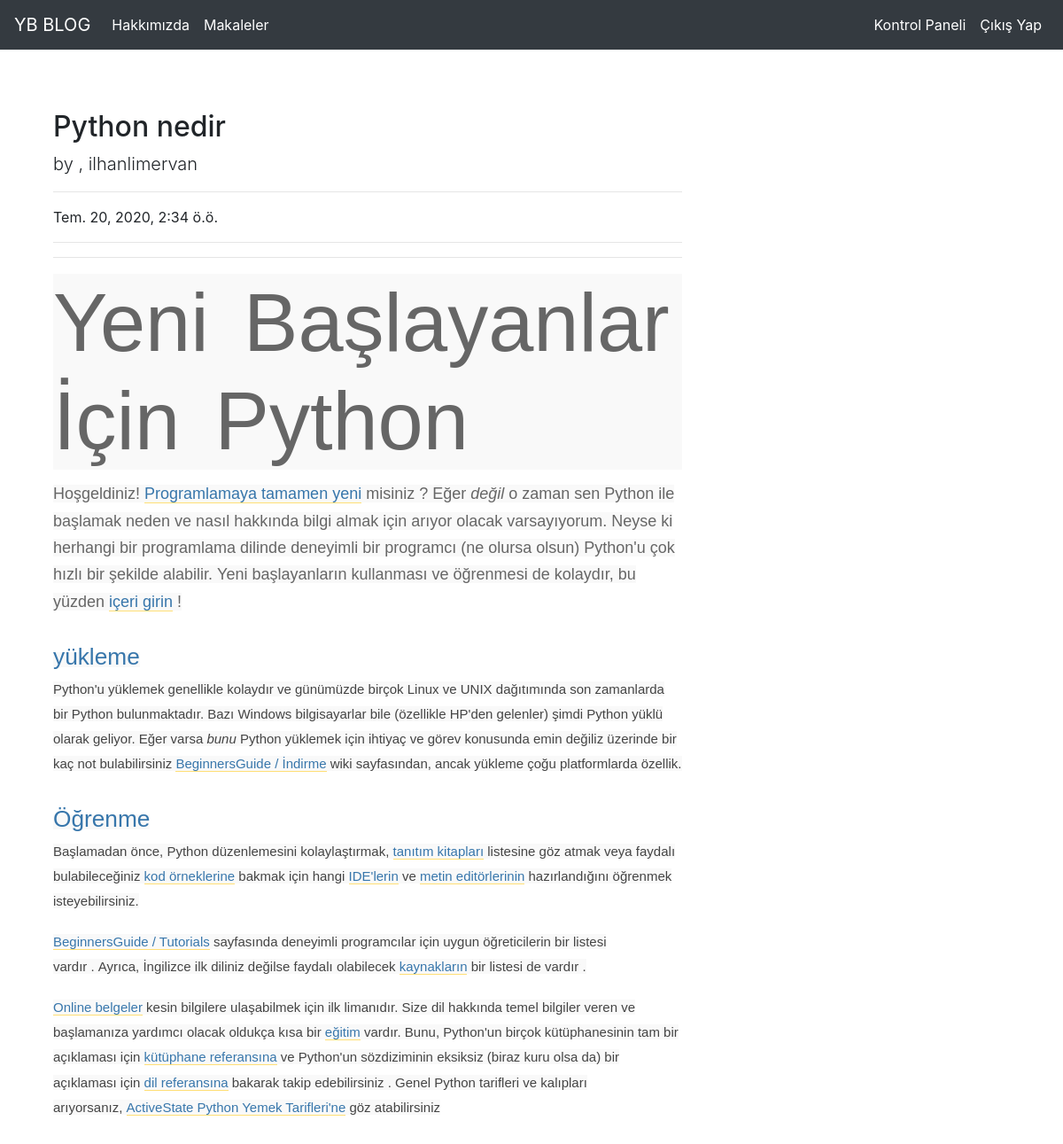
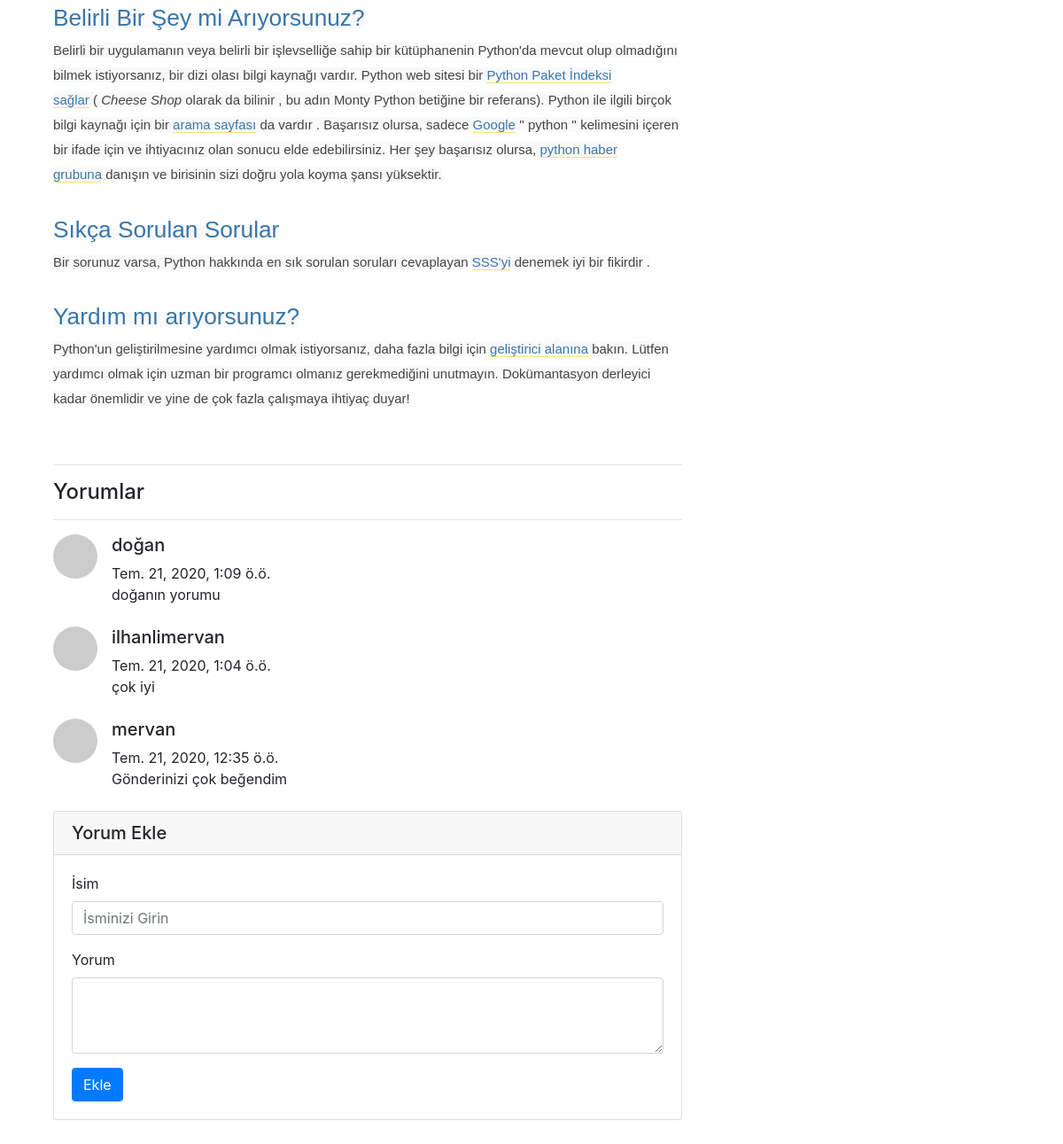
/articles/article/18 (signed in), run on the app's committed database (2 pictures, top to bottom).
### article/models.py (models this page shows, shortened)
class Article(models.Model):
    author = models.name = models.ForeignKey("auth.User",on_delete =models.CASCADE ,verbose_name="Yazar")      # BAŞKA Bir tabloyu referans aldık(auth.User).   Burdaki userimiz silinirse burdaki usere özgü bütün veriler silinmiş olucak.
    title=models.name = models.CharField(max_length=50,verbose_name="Başlık")  #verbase_name= türkçe yazmak için yazıyoruz hepsinin sonuna
    content=RichTextField()      # content= models.TextField(verbose_name="İçerik")
    created_date = models.DateTimeField(auto_now_add=True,verbose_name="Oluşturulma Tarihi")
    article_image=models.FileField(blank=True, null=True,verbose_name="Makaleye Fotğraf Ekleyin") #makalelerimize foto eklemek için bu makalemiz hem fotolu olabilir hemde fotosuz.
    class Meta:
       ordering = ['-created_date']       #En son eklenen makalemiz ilk eklenecek

class Comment(models.Model):
    article= models.ForeignKey(Article,on_delete= models.CASCADE,verbose_name="Makale",related_name="comments")
    comment_author=models.CharField(max_length=50,verbose_name="isim")
    comment_content=models.CharField(max_length=200,verbose_name="yorum")
    comment_date=models.DateTimeField(auto_now_add=True)
    class Meta:
        ordering = ['-comment_date']

### article/views.py (the view)
# urls.py: path('article/<int:id>',views.detail,name="detail"),
@login_required(login_url="user:login")
def detail(request,id):
    article=get_object_or_404(Article,id=id)
    comments = article.comments.all()
    return render(request,"detail.html",{"article":article,"comments":comments})

### templates/detail.html (shortened to what this page needs)
{% extends "layout.html" %}
{% block body %}
  <div class="container">
    <div class="row">
      <div class="col-lg-8">
        <h2 class="mt-4">{{article.title}}</h2>
        <p class="lead">
          by , {{article.author.username}}
        </p>
        <hr>
        <p>{{article.created_date}}</p>
        <hr>
        <hr>
        <p class="lead">
        {{article.content|safe}}
        </p>
        <hr>
        <h4>Yorumlar</h4>
        <hr>
        {% if comments %}
        {% for comment in  comments %}
        <div class="media mb-4">
          <img class="d-flex mr-3 rounded-circle" src="http://placehold.it/50x50" alt="">
          <div class="media-body">
            <h5 class="mt-0">{{comment.comment_author}}</h5>
            {{comment.comment_date}} <br>
            {{comment.comment_content}}
          </div>
        </div>
        {% endfor %}
         {% else %}
        <div class="alert alert-danger">
          Bu Makaleye Herhangi Bir Yotum Yazılmamış,İlk Yorum Yapan Siz Olun
        </div>
        {% endif %}
        <div class="card my-4">
          <h5 class="card-header">Yorum Ekle</h5>
          <div class="card-body">
            <form method="POST" action="{% url 'article:comment' article.id %}">
              <div class="form-group">
                <label for="formGroupExampleInput">İsim</label>
                <input name="comment_author" type="text"  class="form-control" id="formGroupExampleInput" placeholder="İsminizi Girin">
              </div>
              <div class="form-group">
                <label for="formGroupExampleInput">Yorum</label>
                <textarea name="comment_content" class="form-control" rows="3"></textarea>
              </div>
                <button type="submit" class="btn btn-primary">Ekle</button>
            </form>
          </div>
        </div>
    </div>
  </div>
{% endblock body %}

### templates/layout.html (shortened to what this page needs)
<!DOCTYPE html>
{% load static %}
<html lang="en">
<head>
    <link rel="stylesheet" href="https://maxcdn.bootstrapcdn.com/bootstrap/4.0.0/css/bootstrap.min.css">
</head>
    <body>
            {% include "includes/navbar.html" %}
                <div style="margin-top: 100px; margin-bottom: 150px;"class="container">
                    {% block body %}
                    {% endblock body %}
                </div>
       </body>
</html>

### templates/includes/navbar.html (shortened to what this page needs)
<nav class="navbar navbar-expand-md navbar-dark fixed-top bg-dark">
    <a class="navbar-brand" href="{% url 'index'%}">YB BLOG</a>
    <div class="collapse navbar-collapse" id="navbarCollapse">
        <ul class="navbar-nav mr-auto">
            <li class="nav-item active">
                <a class="nav-link" href="{% url 'about'%}">Hakkımızda</a>
            </li>
            <li class="nav-item active">
                <a class="nav-link" href="{% url 'article:articles'%}">Makaleler</a>
            </li>
        </ul>
        <ul class="navbar-nav ml-auto">
        {% if request.user.is_authenticated %}
            <li class="nav-item active">
                <a class="nav-link" href="{% url 'article:dashboard'%}">Kontrol Paneli</a>
            </li>
        <li class="nav-item active">
            <a class="nav-link" href="{% url 'user:logout'%}">Çıkış Yap</a>
        </li>
        {% endif %}
        </ul>
    </div>
</nav>

### data on the page
Article: title "Python nedir", author.username "ilhanlimervan", created_date "Tem. 20, 2020, 2:34 ö.ö.", content "Yeni Başlayanlar İçin Python Hoşgeldiniz! Programlamaya tamamen yeni misiniz ? Eğer değil o zaman sen Python ile başlamak neden ve nasıl hakkında bilgi almak için arıyor olacak varsayıyorum. Neyse ki herhangi bir programlama dilinde deneyimli bir programcı (ne olursa olsun) Python'u çok hızlı bir şekilde alabilir. Yeni başlayanların kullanması ve öğrenmesi de kolaydır, bu yüzden içeri girin ! yükleme Python'u yüklemek genellikle kolaydır ve günümüzde birçok Linux ve UNIX dağıtımında son zamanlarda bir Python bulunmaktadır. Bazı Windows bilgisayarlar bile (özellikle HP'den gelenler) şimdi Python yüklü olarak geliyor. Eğer varsa bunu Python yüklemek için ihtiyaç ve görev konusunda emin…"
Comment: comment_author "doğan", comment_date "Tem. 21, 2020, 1:09 ö.ö.", comment_content "doğanın yorumu"
Comment: comment_author "ilhanlimervan", comment_date "Tem. 21, 2020, 1:04 ö.ö.", comment_content "çok iyi"
Comment: comment_author "mervan", comment_date "Tem. 21, 2020, 12:35 ö.ö.", comment_content "Gönderinizi çok beğendim"
